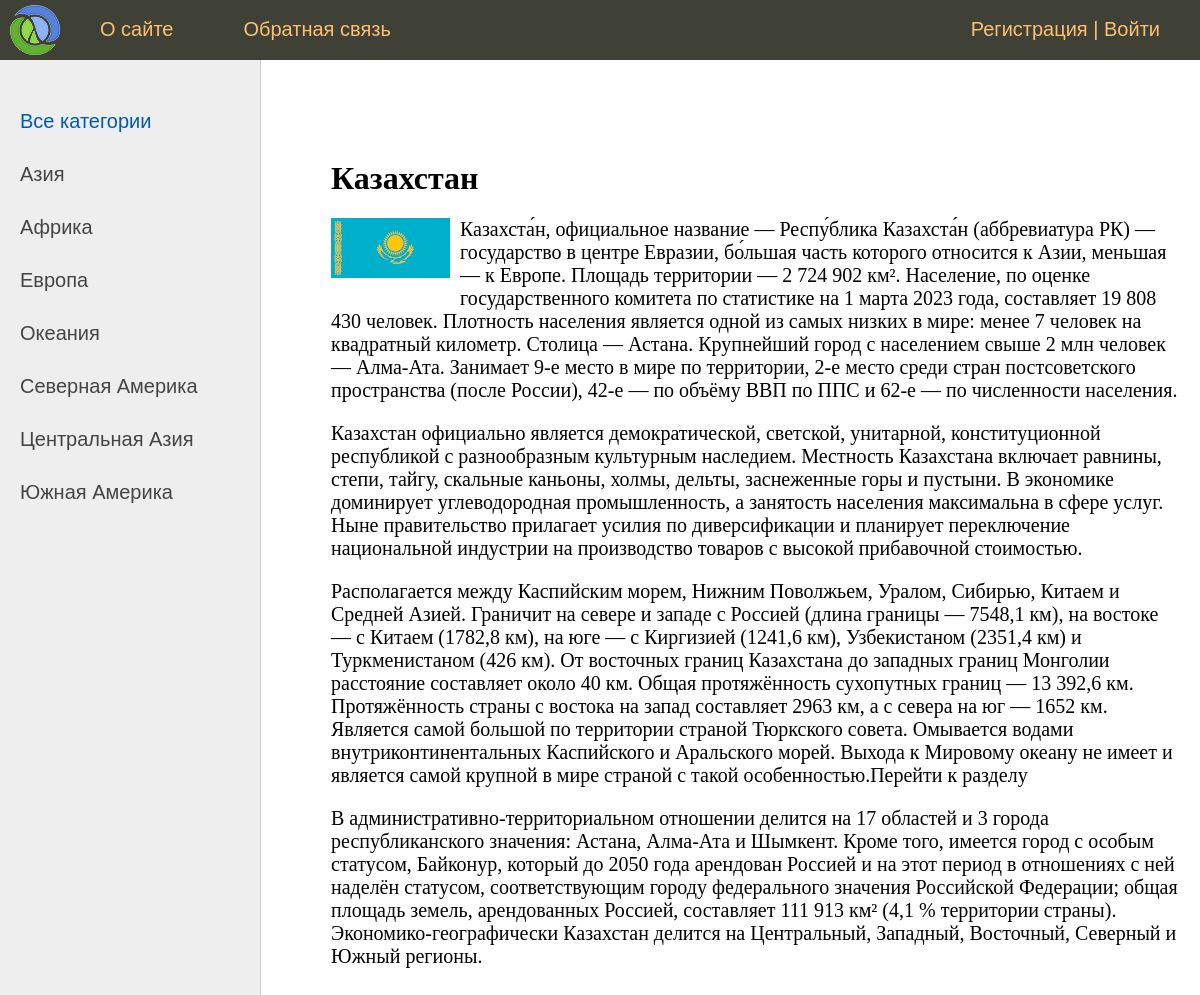
Screenshot of /post/kaz/ with the database file from the repository.
### nur/models.py (models this page shows, shortened)
class Category(models.Model):
    name = models.CharField(max_length=100, db_index=True, verbose_name="Категория")
    slug = models.SlugField(max_length=255, unique=True, db_index=True, verbose_name="URL")
    def get_absolute_url(self):
        return reverse('category', kwargs={'cat_slug': self.slug})
    class Meta:
        verbose_name = 'Категория'
        verbose_name_plural = 'Категории'
        ordering = ['id']

class Nur(models.Model):
    title = models.CharField(max_length=255, verbose_name="Название страны")
    slug = models.SlugField(max_length=255, unique=True, db_index=True, verbose_name="URL")
    content = models.TextField(blank=True, verbose_name="О стране")
    photo = models.ImageField(upload_to="photos/%Y/%m/%d/", verbose_name="Фото")
    time_create = models.DateTimeField(auto_now_add=True, verbose_name="Время создания")
    time_update = models.DateTimeField(auto_now=True, verbose_name="Время обновления")
    is_published = models.BooleanField(default=True, verbose_name="Опубликовано")
    cat = models.ForeignKey('Category', on_delete=models.PROTECT, verbose_name="Категория")
    user = models.ForeignKey(User, verbose_name='Пользователь', on_delete=models.CASCADE)
    def __str__(self):
        return self.title
    class Meta:
        verbose_name = 'Страны мира'
        verbose_name_plural = 'Страны мира'
        ordering = ['id']

### nur/views.py (the view)
# urls.py: path('post/<slug:post_slug>/', ShowPost.as_view(), name='post'),
class ShowPost(DataMixin, DetailView):
    model = Nur
    template_name = 'nur/post.html'
    slug_url_kwarg = 'post_slug'
    context_object_name = 'post'
    def get_context_data(self, *, object_list=None, **kwargs):
        context = super().get_context_data(**kwargs)
        c_def = self.get_user_context(title=context['post'])
        return dict(list(context.items()) + list(c_def.items()))

### nur/utils.py (called while the page is built)
    def get_user_context(self, **kwargs):
        context = kwargs
        cats = cache.get('cats')
        if not cats:
            cats = Category.objects.annotate(Count('nur'))
            cache.set('cats', cats, 60)
        user_menu = menu.copy()
        if not self.request.user.is_authenticated:
            user_menu.pop(1)
        context['menu'] = user_menu
        context['cats'] = cats
        if 'cat_selected' not in context:
            context['cat_selected'] = 0
        return context

### nur/templates/nur/post.html
{% extends 'nur/base.html' %}
{% block content %}
<h1>{{post.title}}</h1>
{% if post.photo %}
<p><img class="img-article-left" src="{{post.photo.url}}"></p>
{% endif %}
{{post.content|linebreaks}}
{% endblock %}

### nur/templates/nur/base.html (shortened to what this page needs)
{% load static %}
{% load nur_tags %}
<!DOCTYPE html>
<html>
<head>
    <link type="text/css" href="{% static 'nur/css/styles.css' %}" rel="stylesheet" />
</head>
<body>
<table class="table-page" border=0 cellpadding="0" cellspacing="0">
    <tr><td valign=top>
{% block mainmenu %}
        <div class="header">
			<ul id="mainmenu" class="mainmenu">
			<li class="logo"><a href="{% url 'home' %}"><div class="logo"></div></a></li>
{% for m in menu %}
			<li><a href="{% url m.url_name %}">{{m.title}}</a></li>
{% endfor %}
			{% if request.user.is_authenticated %}
			<li class="last"> {{user.username}} | <a href="{% url 'logout' %}">Выйти</a> </li>
			{% else %}
			<li class="last"><a href="{% url 'register' %}">Регистрация</a> | <a href="{% url 'login' %}">Войти</a></li>
			{% endif %}
			</ul>
		</div>
{% endblock mainmenu %}
<table class="table-content" border=0 cellpadding="0" cellspacing="0">
<tr>
	<td valign="top" class="left-chapters">
	<ul id="leftchapters">
{% if cat_selected == 0 %}
		<li class="selected">Все категории</li>
{% else %}
		<li><a href="{% url 'home' %}">Все категории</a></li>
{% endif %}
{% for c in cats %}
{% if c.nur__count > 0 %}
		{% if c.pk == cat_selected %}
			<li class="selected">{{c.name}}</li>
		{% else %}
			<li><a href="{{ c.get_absolute_url }}">{{c.name}}</a></li>
		{% endif %}
{% endif %}
{% endfor %}
	</ul>
</td>
<td valign="top" class="content">
	<div class="content-text">
{% block content %}
{% endblock %}
	</div>
</td></tr></table>
</td></tr>
</table>
</body>
</html>

### nur/static/nur/css/styles.css (style rules this page uses)
html, body { font-family: 'Arial'; margin: 0; padding: 0; height: 100%; width: 100%; color: #444; }
a { color: #0059b2; text-decoration: none; }
img { max-width: 600px; height: auto; }
img.img-article-left { max-width: 300px; height: auto; float: left; padding: 0 10px 10px 0; }
.table-page { width: 100%; height: 100%; vertical-align: top; }
.table-page tr { height: 100%; }
.header { background: #3F4137; height: 60px; }
.logo { background: url('../images/logo.png') no-repeat 10px 5px; width: 70px; height: 60px; }
ul.mainmenu { list-style: none; margin: 0; padding: 0; height: 60px; color: #fdc073; font-size: 20px; overflow: hidden; }
ul.mainmenu li { float: left; margin: 18px 40px 0 30px; }
ul.mainmenu li.logo { margin: 0; }
ul.mainmenu li.last { float: right; }
ul.mainmenu li a { color: #fdc073; text-decoration: none; }
.table-content { width: 100%; min-height: 100%; height: 100%; }
.left-chapters { margin: 0; background: #eee; border-right: 1px solid #ccc; min-height: 100%; }
.left-chapters ul { width: 230px; min-height: 100%; margin: 0; padding: 20px 10px 10px 20px; list-style: none; font-size: 20px; }
.left-chapters ul li { margin: 30px 0 0 0; color: #999; }
.left-chapters ul li.selected { color: #0059b2; }
.left-chapters ul li a { color: #444; text-decoration: none; }
.content { padding: 40px 20px 20px 40px; width: 100%; box-sizing: border-box; }
.content-text { margin: 60px 0 0 30px; color: #000; font-size: 20px; font-family: Yandex Sans Display Light; }
.content-text h1 { font-size: 32px; }

### rows the page displays
Category: name "Азия"
Category: name "Африка"
Category: name "Европа"
Category: name "Океания"
Category: name "Северная Америка"
Category: name "Центральная Азия"
Category: name "Южная Америка"
Nur: title "Казахстан", photo (picture), content "Казахста́н, официальное название — Респу́блика Казахста́н (аббревиатура РК) — государство в центре Евразии, бо́льшая часть которого относится к Азии, меньшая — к Европе. Площадь территории — 2 724 902 км². Население, по оценке государственного комитета по статистике на 1 марта 2023 года, составляет 19 808 430 человек. Плотность населения является одной из самых низких в мире: менее 7 человек на квадратный километр. Столица — Астана. Крупнейший город с населением свыше 2 млн человек — Алма-Ата. Занимает 9-е место в мире по территории, 2-е место среди стран постсоветского пространства (после России), 42-е — по объёму ВВП по ППС и 62-е — по численности населения. Казахстан официально является…"

### other values shown
{{ m.title }} "О сайте" "Обратная связь"
